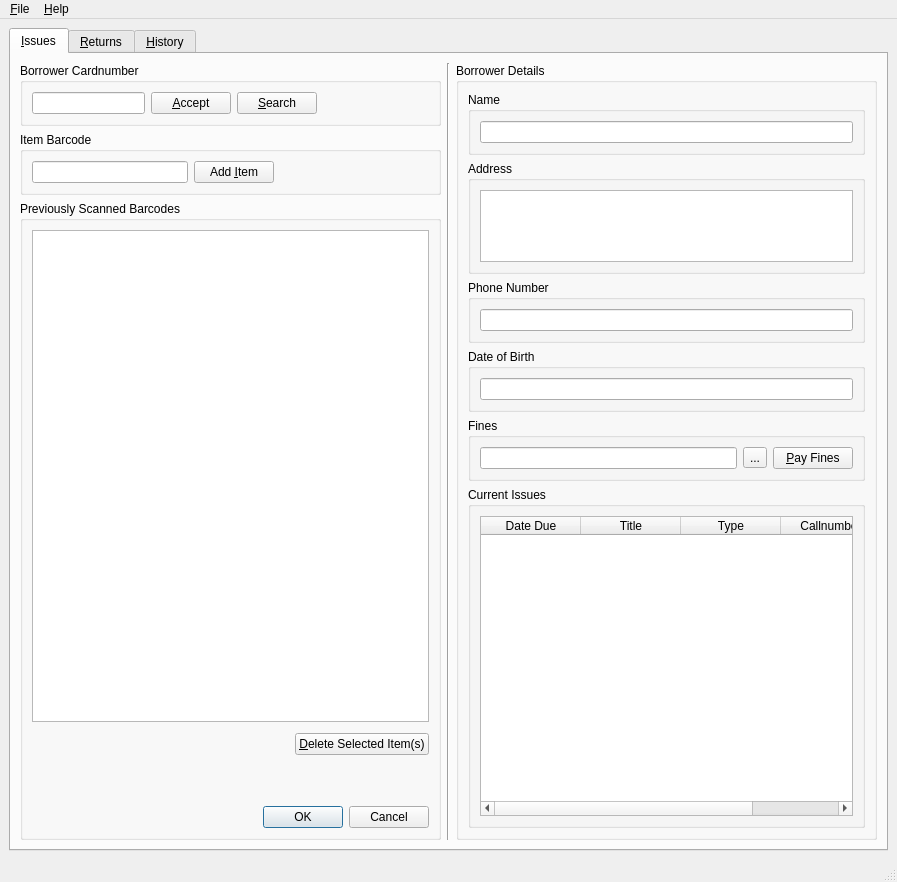
<?xml version="1.0" encoding="UTF-8"?>
<ui version="4.0">
 <class>MainWindow</class>
 <widget class="QMainWindow" name="MainWindow">
  <property name="geometry">
   <rect>
    <x>0</x>
    <y>0</y>
    <width>897</width>
    <height>870</height>
   </rect>
  </property>
  <property name="windowTitle">
   <string>Koha Offline Circulation</string>
  </property>
  <property name="windowIcon">
   <iconset resource="koc.qrc">
    <normaloff>:/icons/images/icons/koha.png</normaloff>:/icons/images/icons/koha.png</iconset>
  </property>
  <widget class="QWidget" name="centralwidget">
   <layout class="QVBoxLayout" name="verticalLayout">
    <item>
     <widget class="QTabWidget" name="tabWidget">
      <property name="tabPosition">
       <enum>QTabWidget::North</enum>
      </property>
      <property name="tabShape">
       <enum>QTabWidget::Rounded</enum>
      </property>
      <property name="currentIndex">
       <number>0</number>
      </property>
      <property name="elideMode">
       <enum>Qt::ElideNone</enum>
      </property>
      <property name="tabsClosable">
       <bool>false</bool>
      </property>
      <property name="movable">
       <bool>true</bool>
      </property>
      <widget class="QWidget" name="tabIssues">
       <property name="enabled">
        <bool>true</bool>
       </property>
       <property name="accessibleDescription">
        <string/>
       </property>
       <attribute name="title">
        <string>&amp;Issues</string>
       </attribute>
       <layout class="QVBoxLayout" name="verticalLayout_2">
        <item>
         <layout class="QHBoxLayout" name="horizontalLayoutMainBox">
          <property name="sizeConstraint">
           <enum>QLayout::SetMaximumSize</enum>
          </property>
          <item>
           <layout class="QVBoxLayout" name="verticalLayoutIssuesInput">
            <item>
             <widget class="QGroupBox" name="groupBoxBorrowerCardnumber">
              <property name="title">
               <string>Borrower Cardnumber</string>
              </property>
              <layout class="QHBoxLayout" name="horizontalLayout_3">
               <item>
                <widget class="QLineEdit" name="lineEditIssuesBorrowerCardnumber"/>
               </item>
               <item>
                <widget class="QPushButton" name="pushButtonIssuesAcceptCardnumber">
                 <property name="text">
                  <string>&amp;Accept</string>
                 </property>
                 <property name="icon">
                  <iconset>
                   <normalon>:/icons/images/icons/button_ok.png</normalon>
                  </iconset>
                 </property>
                </widget>
               </item>
               <item>
                <widget class="QPushButton" name="pushButtonIssuesSearchBorrowers">
                 <property name="text">
                  <string>&amp;Search</string>
                 </property>
                 <property name="icon">
                  <iconset>
                   <normalon>:/icons/images/icons/system-search.png</normalon>
                  </iconset>
                 </property>
                </widget>
               </item>
               <item>
                <spacer name="horizontalSpacer_8">
                 <property name="orientation">
                  <enum>Qt::Horizontal</enum>
                 </property>
                 <property name="sizeHint" stdset="0">
                  <size>
                   <width>40</width>
                   <height>20</height>
                  </size>
                 </property>
                </spacer>
               </item>
              </layout>
             </widget>
            </item>
            <item>
             <widget class="QGroupBox" name="groupBoxItemBarcode">
              <property name="title">
               <string>Item Barcode</string>
              </property>
              <layout class="QHBoxLayout" name="horizontalLayout_4">
               <item>
                <widget class="QLineEdit" name="lineEditIssuesItemBarcode"/>
               </item>
               <item>
                <widget class="QPushButton" name="pushButtonAddItemBarcode">
                 <property name="text">
                  <string>Add &amp;Item</string>
                 </property>
                 <property name="icon">
                  <iconset>
                   <normalon>:/icons/images/icons/add.png</normalon>
                  </iconset>
                 </property>
                </widget>
               </item>
               <item>
                <spacer name="horizontalSpacer_9">
                 <property name="orientation">
                  <enum>Qt::Horizontal</enum>
                 </property>
                 <property name="sizeHint" stdset="0">
                  <size>
                   <width>40</width>
                   <height>20</height>
                  </size>
                 </property>
                </spacer>
               </item>
              </layout>
             </widget>
            </item>
            <item>
             <widget class="QGroupBox" name="groupBox">
              <property name="title">
               <string>Previously Scanned Barcodes</string>
              </property>
              <layout class="QVBoxLayout" name="verticalLayout_3">
               <item>
                <widget class="QListWidget" name="listWidgetIssuesScannedBarcodes">
                 <property name="alternatingRowColors">
                  <bool>true</bool>
                 </property>
                 <property name="selectionMode">
                  <enum>QAbstractItemView::MultiSelection</enum>
                 </property>
                </widget>
               </item>
               <item>
                <layout class="QHBoxLayout" name="horizontalLayoutDeleteButton">
                 <property name="topMargin">
                  <number>5</number>
                 </property>
                 <property name="bottomMargin">
                  <number>5</number>
                 </property>
                 <item>
                  <spacer name="horizontalSpacer">
                   <property name="orientation">
                    <enum>Qt::Horizontal</enum>
                   </property>
                   <property name="sizeHint" stdset="0">
                    <size>
                     <width>40</width>
                     <height>20</height>
                    </size>
                   </property>
                  </spacer>
                 </item>
                 <item>
                  <widget class="QPushButton" name="pushButtonIssuesDeleteSelectedItem">
                   <property name="text">
                    <string>&amp;Delete Selected Item(s)</string>
                   </property>
                   <property name="icon">
                    <iconset>
                     <normalon>:/icons/images/icons/editdelete.png</normalon>
                    </iconset>
                   </property>
                  </widget>
                 </item>
                </layout>
               </item>
               <item>
                <spacer name="verticalSpacer">
                 <property name="orientation">
                  <enum>Qt::Vertical</enum>
                 </property>
                 <property name="sizeType">
                  <enum>QSizePolicy::Fixed</enum>
                 </property>
                 <property name="sizeHint" stdset="0">
                  <size>
                   <width>20</width>
                   <height>40</height>
                  </size>
                 </property>
                </spacer>
               </item>
               <item>
                <layout class="QHBoxLayout" name="horizontalLayoutCompleteCancelButtons">
                 <item>
                  <spacer name="horizontalSpacer_2">
                   <property name="orientation">
                    <enum>Qt::Horizontal</enum>
                   </property>
                   <property name="sizeHint" stdset="0">
                    <size>
                     <width>40</width>
                     <height>20</height>
                    </size>
                   </property>
                  </spacer>
                 </item>
                 <item>
                  <widget class="QDialogButtonBox" name="buttonBoxIssues">
                   <property name="standardButtons">
                    <set>QDialogButtonBox::Cancel|QDialogButtonBox::Ok</set>
                   </property>
                  </widget>
                 </item>
                </layout>
               </item>
              </layout>
             </widget>
            </item>
           </layout>
          </item>
          <item>
           <widget class="Line" name="line">
            <property name="orientation">
             <enum>Qt::Vertical</enum>
            </property>
           </widget>
          </item>
          <item>
           <layout class="QVBoxLayout" name="verticalLayoutBorrowerDetails">
            <property name="sizeConstraint">
             <enum>QLayout::SetDefaultConstraint</enum>
            </property>
            <item>
             <widget class="QGroupBox" name="groupBoxBorrowerDetails">
              <property name="title">
               <string>Borrower Details</string>
              </property>
              <layout class="QVBoxLayout" name="verticalLayout_5">
               <item>
                <widget class="QGroupBox" name="groupBoxName">
                 <property name="title">
                  <string>Name</string>
                 </property>
                 <layout class="QHBoxLayout" name="horizontalLayout_5">
                  <item>
                   <widget class="QLineEdit" name="borrowerDetailsName">
                    <property name="readOnly">
                     <bool>true</bool>
                    </property>
                   </widget>
                  </item>
                 </layout>
                </widget>
               </item>
               <item>
                <widget class="QGroupBox" name="groupBoxAddress">
                 <property name="title">
                  <string>Address</string>
                 </property>
                 <layout class="QHBoxLayout" name="horizontalLayout_6">
                  <item>
                   <widget class="QTextEdit" name="borrowerDetailsAddress">
                    <property name="sizePolicy">
                     <sizepolicy hsizetype="Expanding" vsizetype="Expanding">
                      <horstretch>0</horstretch>
                      <verstretch>0</verstretch>
                     </sizepolicy>
                    </property>
                    <property name="readOnly">
                     <bool>true</bool>
                    </property>
                   </widget>
                  </item>
                 </layout>
                </widget>
               </item>
               <item>
                <widget class="QGroupBox" name="groupBoxPhone">
                 <property name="title">
                  <string>Phone Number</string>
                 </property>
                 <layout class="QHBoxLayout" name="horizontalLayout_7">
                  <item>
                   <widget class="QLineEdit" name="borrowerDetailsPhone">
                    <property name="readOnly">
                     <bool>true</bool>
                    </property>
                   </widget>
                  </item>
                 </layout>
                </widget>
               </item>
               <item>
                <widget class="QGroupBox" name="groupBoxDOB">
                 <property name="title">
                  <string>Date of Birth</string>
                 </property>
                 <layout class="QHBoxLayout" name="horizontalLayout_8">
                  <item>
                   <widget class="QLineEdit" name="borrowerDetailsDOB">
                    <property name="readOnly">
                     <bool>true</bool>
                    </property>
                   </widget>
                  </item>
                 </layout>
                </widget>
               </item>
               <item>
                <widget class="QGroupBox" name="groupBoxFines">
                 <property name="title">
                  <string>Fines</string>
                 </property>
                 <layout class="QHBoxLayout" name="horizontalLayout_9">
                  <item>
                   <widget class="QLineEdit" name="borrowerDetailsFines">
                    <property name="readOnly">
                     <bool>true</bool>
                    </property>
                   </widget>
                  </item>
                  <item>
                   <widget class="QToolButton" name="toolButtonFineDetails">
                    <property name="text">
                     <string>...</string>
                    </property>
                   </widget>
                  </item>
                  <item>
                   <widget class="QPushButton" name="pushButtonPayFines">
                    <property name="text">
                     <string>&amp;Pay Fines</string>
                    </property>
                   </widget>
                  </item>
                 </layout>
                </widget>
               </item>
               <item>
                <widget class="QGroupBox" name="groupBoxCurrentIssues">
                 <property name="title">
                  <string>Current Issues</string>
                 </property>
                 <layout class="QHBoxLayout" name="horizontalLayout_10">
                  <item>
                   <widget class="QTableWidget" name="borrowerDetailsCurrentIssues">
                    <property name="minimumSize">
                     <size>
                      <width>0</width>
                      <height>300</height>
                     </size>
                    </property>
                    <property name="editTriggers">
                     <set>QAbstractItemView::NoEditTriggers</set>
                    </property>
                    <property name="dragDropOverwriteMode">
                     <bool>false</bool>
                    </property>
                    <property name="alternatingRowColors">
                     <bool>true</bool>
                    </property>
                    <property name="selectionMode">
                     <enum>QAbstractItemView::SingleSelection</enum>
                    </property>
                    <property name="selectionBehavior">
                     <enum>QAbstractItemView::SelectRows</enum>
                    </property>
                    <attribute name="horizontalHeaderCascadingSectionResizes">
                     <bool>true</bool>
                    </attribute>
                    <attribute name="horizontalHeaderShowSortIndicator" stdset="0">
                     <bool>false</bool>
                    </attribute>
                    <attribute name="horizontalHeaderStretchLastSection">
                     <bool>true</bool>
                    </attribute>
                    <attribute name="verticalHeaderShowSortIndicator" stdset="0">
                     <bool>false</bool>
                    </attribute>
                    <column>
                     <property name="text">
                      <string>Date Due</string>
                     </property>
                    </column>
                    <column>
                     <property name="text">
                      <string>Title</string>
                     </property>
                    </column>
                    <column>
                     <property name="text">
                      <string>Type</string>
                     </property>
                    </column>
                    <column>
                     <property name="text">
                      <string>Callnumber</string>
                     </property>
                    </column>
                   </widget>
                  </item>
                 </layout>
                </widget>
               </item>
              </layout>
             </widget>
            </item>
           </layout>
          </item>
         </layout>
        </item>
       </layout>
      </widget>
      <widget class="QWidget" name="tabReturns">
       <attribute name="title">
        <string>&amp;Returns</string>
       </attribute>
       <layout class="QVBoxLayout" name="verticalLayout_6">
        <item>
         <layout class="QHBoxLayout" name="horizontalLayout_2">
          <property name="margin">
           <number>0</number>
          </property>
          <item>
           <layout class="QVBoxLayout" name="verticalLayoutIssuesInput_2">
            <item>
             <widget class="QGroupBox" name="groupBoxItemBarcode_2">
              <property name="title">
               <string>Item Barcode</string>
              </property>
              <layout class="QHBoxLayout" name="horizontalLayout_12">
               <item>
                <widget class="QLineEdit" name="lineEditReturnsItemBarcode"/>
               </item>
               <item>
                <widget class="QPushButton" name="pushButtonReturnsAddItemBarcode">
                 <property name="text">
                  <string>&amp;Add Item</string>
                 </property>
                 <property name="icon">
                  <iconset>
                   <normalon>:/icons/images/icons/add.png</normalon>
                  </iconset>
                 </property>
                </widget>
               </item>
               <item>
                <spacer name="horizontalSpacer_5">
                 <property name="orientation">
                  <enum>Qt::Horizontal</enum>
                 </property>
                 <property name="sizeHint" stdset="0">
                  <size>
                   <width>40</width>
                   <height>20</height>
                  </size>
                 </property>
                </spacer>
               </item>
              </layout>
             </widget>
            </item>
            <item>
             <widget class="QGroupBox" name="groupBox_2">
              <property name="title">
               <string>Previously Scanned Barcodes</string>
              </property>
              <layout class="QVBoxLayout" name="verticalLayout_4">
               <item>
                <widget class="QListWidget" name="listWidgetReturnsScannedBarcodes">
                 <property name="alternatingRowColors">
                  <bool>true</bool>
                 </property>
                 <property name="selectionMode">
                  <enum>QAbstractItemView::MultiSelection</enum>
                 </property>
                </widget>
               </item>
               <item>
                <layout class="QHBoxLayout" name="horizontalLayoutDeleteButton_2">
                 <property name="topMargin">
                  <number>5</number>
                 </property>
                 <property name="bottomMargin">
                  <number>5</number>
                 </property>
                 <item>
                  <spacer name="horizontalSpacer_3">
                   <property name="orientation">
                    <enum>Qt::Horizontal</enum>
                   </property>
                   <property name="sizeHint" stdset="0">
                    <size>
                     <width>40</width>
                     <height>20</height>
                    </size>
                   </property>
                  </spacer>
                 </item>
                 <item>
                  <widget class="QPushButton" name="pushButtonReturnsDeleteSelectedItem">
                   <property name="text">
                    <string>&amp;Delete Selected Item(s)</string>
                   </property>
                   <property name="icon">
                    <iconset>
                     <normalon>:/icons/images/icons/editdelete.png</normalon>
                    </iconset>
                   </property>
                  </widget>
                 </item>
                </layout>
               </item>
               <item>
                <spacer name="verticalSpacer_2">
                 <property name="orientation">
                  <enum>Qt::Vertical</enum>
                 </property>
                 <property name="sizeType">
                  <enum>QSizePolicy::Fixed</enum>
                 </property>
                 <property name="sizeHint" stdset="0">
                  <size>
                   <width>20</width>
                   <height>40</height>
                  </size>
                 </property>
                </spacer>
               </item>
               <item>
                <layout class="QHBoxLayout" name="horizontalLayoutCompleteCancelButtons_2">
                 <item>
                  <spacer name="horizontalSpacer_4">
                   <property name="orientation">
                    <enum>Qt::Horizontal</enum>
                   </property>
                   <property name="sizeHint" stdset="0">
                    <size>
                     <width>40</width>
                     <height>20</height>
                    </size>
                   </property>
                  </spacer>
                 </item>
                 <item>
                  <widget class="QDialogButtonBox" name="buttonBoxReturns">
                   <property name="standardButtons">
                    <set>QDialogButtonBox::Cancel|QDialogButtonBox::Ok</set>
                   </property>
                  </widget>
                 </item>
                </layout>
               </item>
              </layout>
             </widget>
            </item>
           </layout>
          </item>
          <item>
           <widget class="Line" name="line_2">
            <property name="orientation">
             <enum>Qt::Vertical</enum>
            </property>
           </widget>
          </item>
          <item>
           <spacer name="horizontalSpacer_7">
            <property name="orientation">
             <enum>Qt::Horizontal</enum>
            </property>
            <property name="sizeHint" stdset="0">
             <size>
              <width>40</width>
              <height>20</height>
             </size>
            </property>
           </spacer>
          </item>
         </layout>
        </item>
       </layout>
      </widget>
      <widget class="QWidget" name="tabHistory">
       <attribute name="title">
        <string>&amp;History</string>
       </attribute>
       <layout class="QVBoxLayout" name="verticalLayout_7">
        <item>
         <widget class="QTableWidget" name="tableWidgetHistory">
          <property name="editTriggers">
           <set>QAbstractItemView::NoEditTriggers</set>
          </property>
          <property name="alternatingRowColors">
           <bool>true</bool>
          </property>
          <property name="selectionBehavior">
           <enum>QAbstractItemView::SelectRows</enum>
          </property>
          <attribute name="horizontalHeaderCascadingSectionResizes">
           <bool>true</bool>
          </attribute>
          <attribute name="horizontalHeaderStretchLastSection">
           <bool>true</bool>
          </attribute>
          <attribute name="verticalHeaderVisible">
           <bool>false</bool>
          </attribute>
          <column>
           <property name="text">
            <string>Type</string>
           </property>
          </column>
          <column>
           <property name="text">
            <string>Cardnumber</string>
           </property>
          </column>
          <column>
           <property name="text">
            <string>Barcode</string>
           </property>
          </column>
          <column>
           <property name="text">
            <string>Payment</string>
           </property>
          </column>
          <column>
           <property name="text">
            <string>Date</string>
           </property>
          </column>
         </widget>
        </item>
        <item>
         <layout class="QHBoxLayout" name="horizontalLayout">
          <item>
           <spacer name="horizontalSpacer_6">
            <property name="orientation">
             <enum>Qt::Horizontal</enum>
            </property>
            <property name="sizeHint" stdset="0">
             <size>
              <width>40</width>
              <height>20</height>
             </size>
            </property>
           </spacer>
          </item>
          <item>
           <widget class="QPushButton" name="pushButtonHistoryDeleteSelectedItem">
            <property name="text">
             <string>&amp;Delete Selected Item</string>
            </property>
            <property name="icon">
             <iconset>
              <normalon>:/icons/images/icons/editdelete.png</normalon>
             </iconset>
            </property>
           </widget>
          </item>
         </layout>
        </item>
       </layout>
      </widget>
     </widget>
    </item>
   </layout>
  </widget>
  <widget class="QMenuBar" name="menubar">
   <property name="geometry">
    <rect>
     <x>0</x>
     <y>0</y>
     <width>897</width>
     <height>25</height>
    </rect>
   </property>
   <widget class="QMenu" name="menuFile">
    <property name="title">
     <string>&amp;File</string>
    </property>
    <addaction name="actionNew"/>
    <addaction name="actionOpen"/>
    <addaction name="actionOpen_Recent"/>
    <addaction name="separator"/>
    <addaction name="actionSave"/>
    <addaction name="actionSaveAs"/>
    <addaction name="separator"/>
    <addaction name="actionClose"/>
    <addaction name="separator"/>
    <addaction name="actionQuit"/>
   </widget>
   <widget class="QMenu" name="menuHelp">
    <property name="title">
     <string>&amp;Help</string>
    </property>
    <addaction name="actionAbout"/>
   </widget>
   <addaction name="menuFile"/>
   <addaction name="menuHelp"/>
  </widget>
  <widget class="QStatusBar" name="statusbar"/>
  <action name="actionNew">
   <property name="enabled">
    <bool>true</bool>
   </property>
   <property name="icon">
    <iconset>
     <normalon>:/icons/images/icons/filenew.png</normalon>
    </iconset>
   </property>
   <property name="text">
    <string>&amp;New</string>
   </property>
  </action>
  <action name="actionOpen">
   <property name="icon">
    <iconset>
     <normalon>:/icons/images/icons/fileopen.png</normalon>
    </iconset>
   </property>
   <property name="text">
    <string>&amp;Open</string>
   </property>
  </action>
  <action name="actionOpen_Recent">
   <property name="enabled">
    <bool>false</bool>
   </property>
   <property name="text">
    <string>Open Recent</string>
   </property>
  </action>
  <action name="actionSave">
   <property name="icon">
    <iconset>
     <normalon>:/icons/images/icons/filesave.png</normalon>
    </iconset>
   </property>
   <property name="text">
    <string>&amp;Save</string>
   </property>
  </action>
  <action name="actionSaveAs">
   <property name="icon">
    <iconset>
     <normalon>:/icons/images/icons/filesaveas.png</normalon>
    </iconset>
   </property>
   <property name="text">
    <string>Save &amp;As...</string>
   </property>
  </action>
  <action name="actionClose">
   <property name="icon">
    <iconset>
     <normalon>:/icons/images/icons/fileclose.png</normalon>
    </iconset>
   </property>
   <property name="text">
    <string>&amp;Close</string>
   </property>
  </action>
  <action name="actionQuit">
   <property name="icon">
    <iconset>
     <normalon>:/icons/images/icons/application_exit.png</normalon>
    </iconset>
   </property>
   <property name="text">
    <string>&amp;Quit</string>
   </property>
  </action>
  <action name="actionAbout">
   <property name="icon">
    <iconset>
     <normalon>:/icons/images/icons/help_about.png</normalon>
    </iconset>
   </property>
   <property name="text">
    <string>About</string>
   </property>
  </action>
 </widget>
 <resources>
  <include location="koc.qrc"/>
 </resources>
 <connections/>
</ui>
